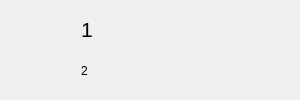
<?xml version="1.0" encoding="UTF-8"?>
<ui version="4.0">
 <class>groupBoxWidget</class>
 <widget class="QWidget" name="groupBoxWidget">
  <property name="geometry">
   <rect>
    <x>0</x>
    <y>0</y>
    <width>300</width>
    <height>100</height>
   </rect>
  </property>
  <property name="windowTitle">
   <string>Form</string>
  </property>
  <layout class="QHBoxLayout" name="horizontalLayout">
   <item>
    <widget class="QLabel" name="head">
     <property name="minimumSize">
      <size>
       <width>64</width>
       <height>64</height>
      </size>
     </property>
     <property name="maximumSize">
      <size>
       <width>64</width>
       <height>64</height>
      </size>
     </property>
     <property name="text">
      <string/>
     </property>
    </widget>
   </item>
   <item>
    <layout class="QVBoxLayout" name="verticalLayout">
     <item>
      <widget class="QLabel" name="groupNamelabel">
       <property name="font">
        <font>
         <pointsize>16</pointsize>
        </font>
       </property>
       <property name="text">
        <string>1</string>
       </property>
      </widget>
     </item>
     <item>
      <widget class="QLabel" name="groupSignlabel">
       <property name="text">
        <string>2</string>
       </property>
      </widget>
     </item>
    </layout>
   </item>
  </layout>
 </widget>
 <resources/>
 <connections/>
</ui>
